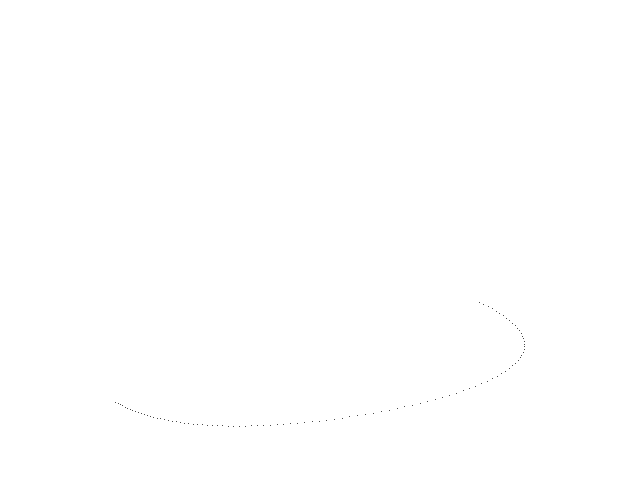
Frame 1 (no input)
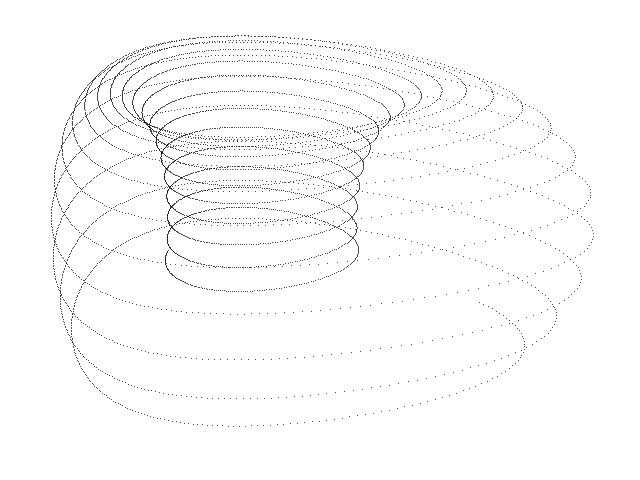
Frame 60 (the mouse pressed at the canvas centre just before this capture)
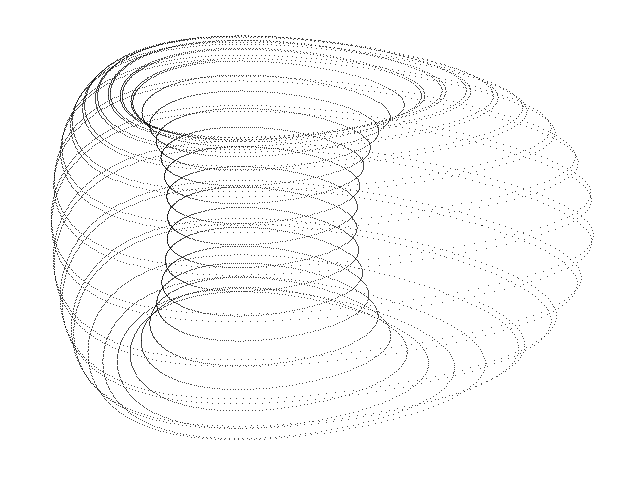
Frame 120 (the mouse held since frame 60 and released just before this capture)

The Processing sketch that drew these frames (run headless with seeded random() and noise(); from frame 60 on, the mouse is pressed at the canvas centre):

// Processing sketch: Voltera_Lotka_B
// ── Voltera_Lotka_B.pde
// Voltera-Lotka B chaotic attractor //

  float x = 1.5;
  float y = 1.0;
  float z = 0.5;
  float dt = 0.005;
  float a = 3.3;
  float b = 3.5;
  float c = 2.5;


void setup() {
  
  size(640, 480);
  background(255);
  
}

void draw() {
  
  for (int i=0; i<100; i++) {
    
    float nx = x;
    float ny = y;
    float nz = z;
    
    x = nx + dt * (nx - nx * ny + c * pow(nx, 2.0) - a * nz * pow(nx, 2.0));
    y = ny + dt * (-ny + nx * ny);
    z = nz + dt * (-b * nz + a * nz * pow(nx, 2.0));
  
    point(-230 + (470 * x), -550 + (850 * y));
        
  }

}
